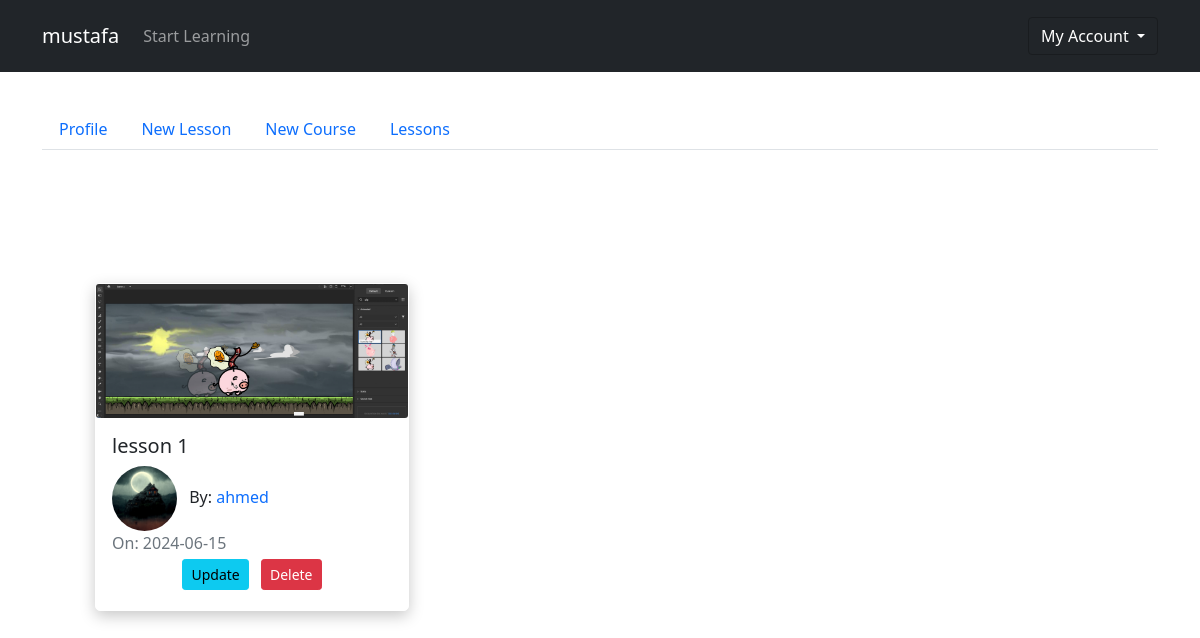
/dashboard/user_lessons (signed in), run on an earlier commit of the app's database.
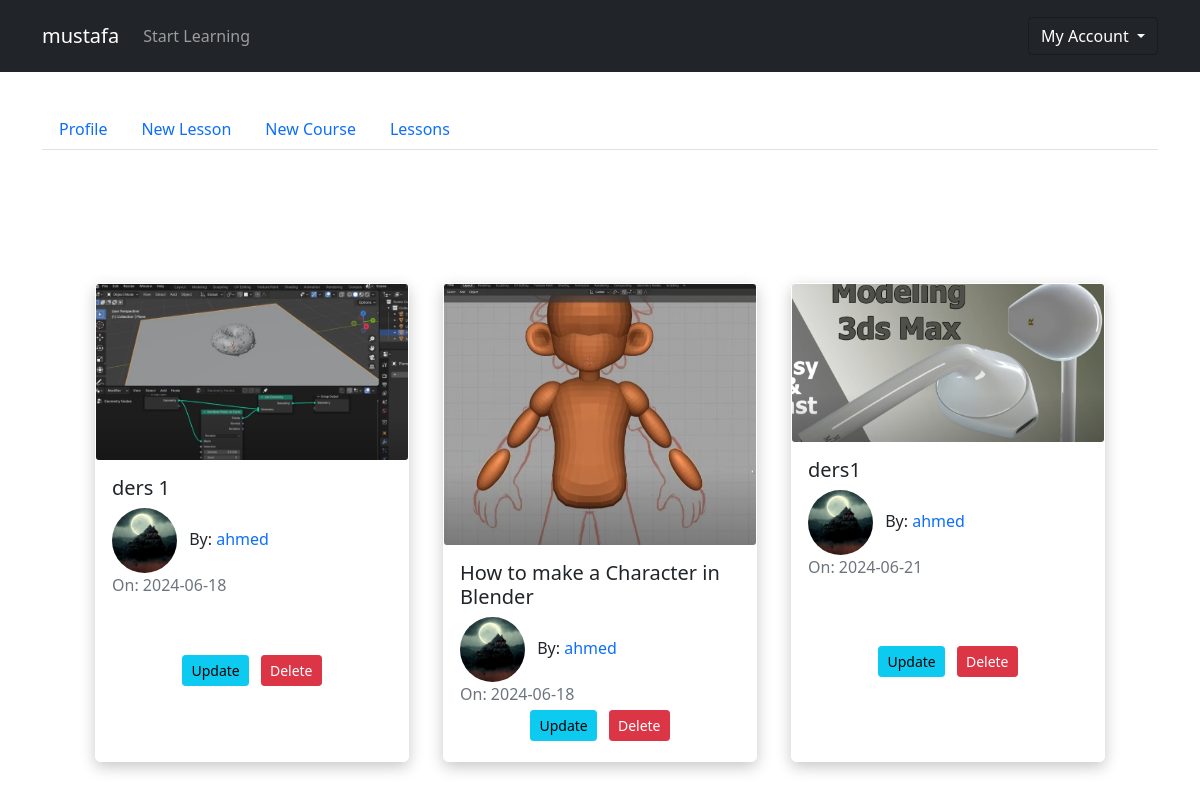
And on a later commit of the database.
### pythonic/models.py (models this page shows, shortened)
class Lesson(db.Model):
    __tablename__ = "lesson"
    id: so.Mapped[int] = so.mapped_column(primary_key=True)
    title: so.Mapped[str] = so.mapped_column(sa.String(100), nullable=False)
    date_posted: so.Mapped[datetime] = so.mapped_column(
        default=lambda: datetime.now(timezone.utc), nullable=False
    )
    content: so.Mapped[str] = so.mapped_column(sa.Text, nullable=False)
    thumbnail: so.Mapped[str] = so.mapped_column(
        sa.String(20), nullable=False, default="default_thumbnail.jpg"
    )
    slug: so.Mapped[str] = so.mapped_column(sa.String(32), nullable=False)
    user_id: so.Mapped[int] = so.mapped_column(sa.ForeignKey("user.id"), nullable=False)
    course_id: so.Mapped[int] = so.mapped_column(
        sa.ForeignKey("course.id"), nullable=False
    )
    author: so.Mapped[User] = so.relationship("User", back_populates="lessons")
    course_name: so.Mapped["Course"] = so.relationship(
        "Course", back_populates="lessons"
    )

class User(db.Model, UserMixin):
    __tablename__ = "user"
    id: so.Mapped[int] = so.mapped_column(primary_key=True)
    fname: so.Mapped[str] = so.mapped_column(sa.String(25), nullable=False)
    lname: so.Mapped[str] = so.mapped_column(sa.String(25), nullable=False)
    username: so.Mapped[str] = so.mapped_column(
        sa.String(25), unique=True, nullable=False
    )
    email: so.Mapped[str] = so.mapped_column(
        sa.String(125), unique=True, nullable=False
    )
    image_file: so.Mapped[str] = so.mapped_column(
        sa.String(20), nullable=False, default="default.jpg"
    )
    bio = db.Column(db.Text, nullable=True)
    password: so.Mapped[str] = so.mapped_column(sa.String(60), nullable=False)
    lessons: so.WriteOnlyMapped[List["Lesson"]] = so.relationship(
        "Lesson", back_populates="author", lazy=True
    )

### pythonic/routes.py (the view)
@app.route("/dashboard/user_lessons", methods=["GET", "POST"])
@login_required
def user_lessons():
    user_lessons = db.session.scalars(
        db.select(Lesson).where(Lesson.user_id == current_user.id)
    ).all()
    return render_template(
        "user_lessons.html",
        title="Your Lessons",
        active_tab="user_lessons",
        lessons=user_lessons,
    )

### pythonic/models.py (called while the page is built)
@login_manager.user_loader
def load_user(user_id):
    return User.query.get(int(user_id))

### pythonic/templates/user_lessons.html (shortened to what this page needs)
{% extends "dashboard.html" %}
{% block user_lessons %}
<div class="{{'tab-pane fade show active p-3' if active_tab == 'user_lessons' else 'tab-pane fade p-3'}}"
    id='nav-user_lessons' role="tabpanel" aria-labelledby="nav-user_lessons-tab"></div>
<section>
    <div class="container p-5">
        <div class="row">
            {% for lesson in lessons %}
            <div class="col-sm-12 col-md-6 col-lg-4 pb-5 d-flex align-items-stretch">
                <div class="card lesson">
                    <img src="{{ url_for('static', filename='lesson_thumbnails/' + lesson.thumbnail) }}" class="card-img">
                    <div class="card-body d-flex flex-column">
                        <h5 class="card-title">
                            <a class="text-decoration-none text-dark"
                               href="{{ url_for('lesson', lesson_slug=lesson.slug, course=lesson.course_name.title) }}">{{ lesson.title }}</a>
                        </h5>
                        <span>
                            <img class="article-img rounded-circle"
                                 src="{{ url_for('static', filename='user_pics/' + lesson.author.image_file) }}" alt="">
                            By: <a href="#" class="link">{{ lesson.author.username }}</a>
                        </span>
                        <span class="text-muted">On: {{ lesson.date_posted.strftime('%Y-%m-%d') }}</span>
                        <div class="m-auto">
                            <a href="{{ url_for('update_lesson', lesson_slug=lesson.slug, course=lesson.course_name.title) }}"
                               class="btn btn-info btn-sm m-1">Update</a>
                            <button class="btn btn-danger btn-sm m-1" data-bs-toggle="modal"
                                    data-bs-target="#deleteModal{{ lesson.id }}">Delete</button>
                        </div>
                    </div>
                </div>
            </div>
            {% endfor %}
        </div>
    </div>
</section>
{% endblock user_lessons %}

What changed in the data, as far as the page shows it:
now on this page (row edited): Lesson: thumbnail (picture), title "ders 1", image_file (picture), author.username "ahmed", date_posted "2024-06-18"
added Lesson: thumbnail (picture), title "How to make a Character in Blender", image_file (picture), author.username "ahmed", date_posted "2024-06-18"
changed Lesson: thumbnail: a different picture; title "lesson 1" → "ders1"; date_posted "2024-06-15" → "2024-06-21"
